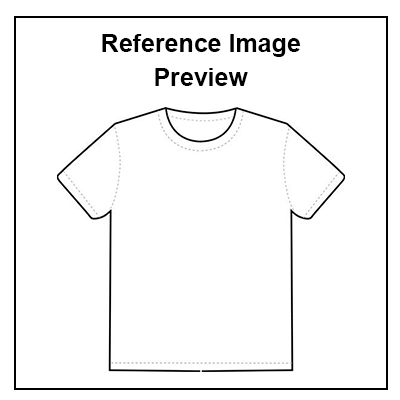
#> input picture Assets/src/ref_img_thumb.jpg, 400 x 400 px
$ python -i BR_Module_For_UI.py   (imports and definitions only)
#> lines starting #> are read from the running program, lines starting #| are printed output that depends on the picture
import numpy as np
import cv2 as cv
import os
import matplotlib.pyplot as plt
from PIL import Image,ImageFilter
from os import path


class BRModule():

    #Global variables

    rect = (0,0,0,0)
    resizeMark = 2000
    resizeMarkMask = 500
    resizerVal = 0
    originalWidth = 0
    referenceImageType = 'ref'
    testImageType = 'test'
    uniformCode = 'uni_'
    texturedCode = '_tex_'


    # --input folders--

    #Include both of textured and uniform reference fabric images with background
    referenceImages = 'Assets/BR_Module/Input/ref'
    #Include both of textured and uniform test fabric images with background
    testImages = 'Assets/BR_Module/Input/test'
    #Include textured fabric sample images
    texSamples = 'Assets/BR_Module/Input/tex_samples'

    # --output folders--

    #To store outer background removed fabric images(Reference/Test)
    outerRemReferenceImages = 'Assets/BR_Module/Output/outer_removed_ref'
    outerRemTestImages = 'Assets/BR_Module/Output/outer_removed_test'

    #To store registrated test images(Test)
    registratedTestImages = 'Assets/BR_Module/Output/registrated_test'

    #To store uniform artwork edge images(Reference/Test)
    edgeReferenceImages = 'Assets/BR_Module/Output/edge_ref'
    edgeTestImages = 'Assets/BR_Module/Output/edge_test'

    #To store textured artwork drafts(Reference/Test)
    artworksDraftsRef = 'Assets/BR_Module/Output/artworks_drafts_ref'
    artworksDraftsTest = 'Assets/BR_Module/Output/artworks_drafts_test'

    #To store fabric artworks masks(Reference/Test)
    artworkMasksReferenceImages = 'Assets/BR_Module/Output/artwork_masks_ref'
    artworkMasksTestImages = 'Assets/BR_Module/Output/artwork_masks_test'

    #To store final output,include fabric artworks(Reference/Test)
    artworksReferenceImages = 'Assets/BR_Module/Output/artworks_ref'
    artworksTestImages = 'Assets/BR_Module/Output/artworks_test'

    #To store final output,include fabric artworks(Reference/Test)
    fabricMasksRef = 'Assets/BR_Module/Output/fabric_masks_ref'
    fabricMasksTest = 'Assets/BR_Module/Output/fabric_masks_test'


    # [305 lines left out: functions removeOuterBackground, generateRegistratedImage, getOptimalThresholdVal, generateFabricMask, generateUniformArtWorkMask, generateUniformFabricEdge and 3 more, not called in this run]

    def splitFileNames(self,fileName):
        fileName = fileName.split('/')[-1]
        return fileName


    # [50 lines left out: function generateteTexturedArtworkDarft, not called in this run]


    def sharpTexturedArtworkDraft(self,filePath):

#> called with filePath = 'Assets/src/ref_img_thumb.jpg'
        filename = self.splitFileNames(filePath)

        editedFileName = filePath

        image = cv.imread(editedFileName)
#> image is the input picture: shape (400, 400, 3); min 0, max 255, mean 243.5

        kernel = cv.getStructuringElement(cv.MORPH_RECT, (3,3))
        erode = cv.erode(image, kernel, iterations=1)
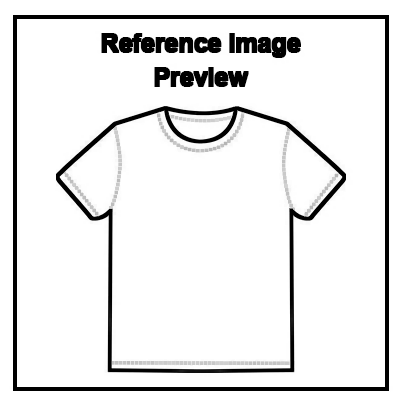
#> erode: shape (400, 400, 3); min 0, max 255, mean 231.4


        kernel = cv.getStructuringElement(cv.MORPH_RECT, (3,3))
        opening = cv.morphologyEx(erode, cv.MORPH_OPEN, kernel)

        cv.imwrite(editedFileName, opening)

        image = Image.open(editedFileName)
#> image: PIL image 400x400 RGB
        image = image.filter(ImageFilter.MedianFilter(size=13))
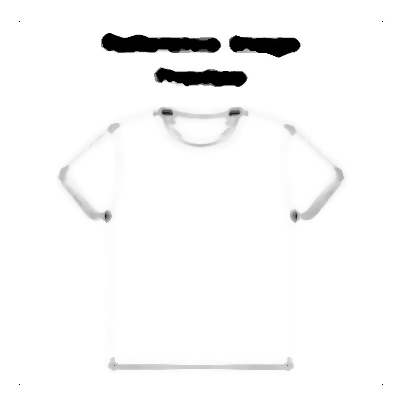
#> image: PIL image 400x400 RGB; min 0, max 255, mean 246.9
        image.save(editedFileName)


    # [257 lines left out: functions generateteTexturedArtworkMask, generateOutputPath, sharpUniformArtworkMask, checkHavingRef, setDefaultResolutionToAll, resetImageResolution and 1 more, not called in this run]

>>> result = BRModule().sharpTexturedArtworkDraft('Assets/src/ref_img_thumb.jpg')

$ run again, on Assets/src/textured_sample_thumb.jpg
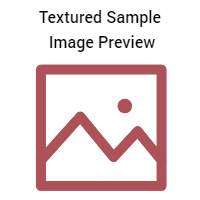
#> input picture Assets/src/textured_sample_thumb.jpg, 200 x 200 px
#> in sharpTexturedArtworkDraft, image is the input picture: shape (200, 200, 3); mean B, G, R 222.6, 221.4, 236.3
#> in sharpTexturedArtworkDraft, `erode = cv.erode(image, kernel, iterations=1)`:
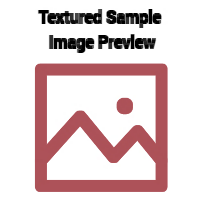
#> erode: shape (200, 200, 3); mean B, G, R 208.7, 207.4, 225.5
#> in sharpTexturedArtworkDraft, `image = image.filter(ImageFilter.MedianFilter(size=13))`:
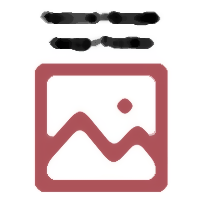
#> image: PIL image 200x200 RGB; mean R, G, B 225.9, 207.6, 209.1
